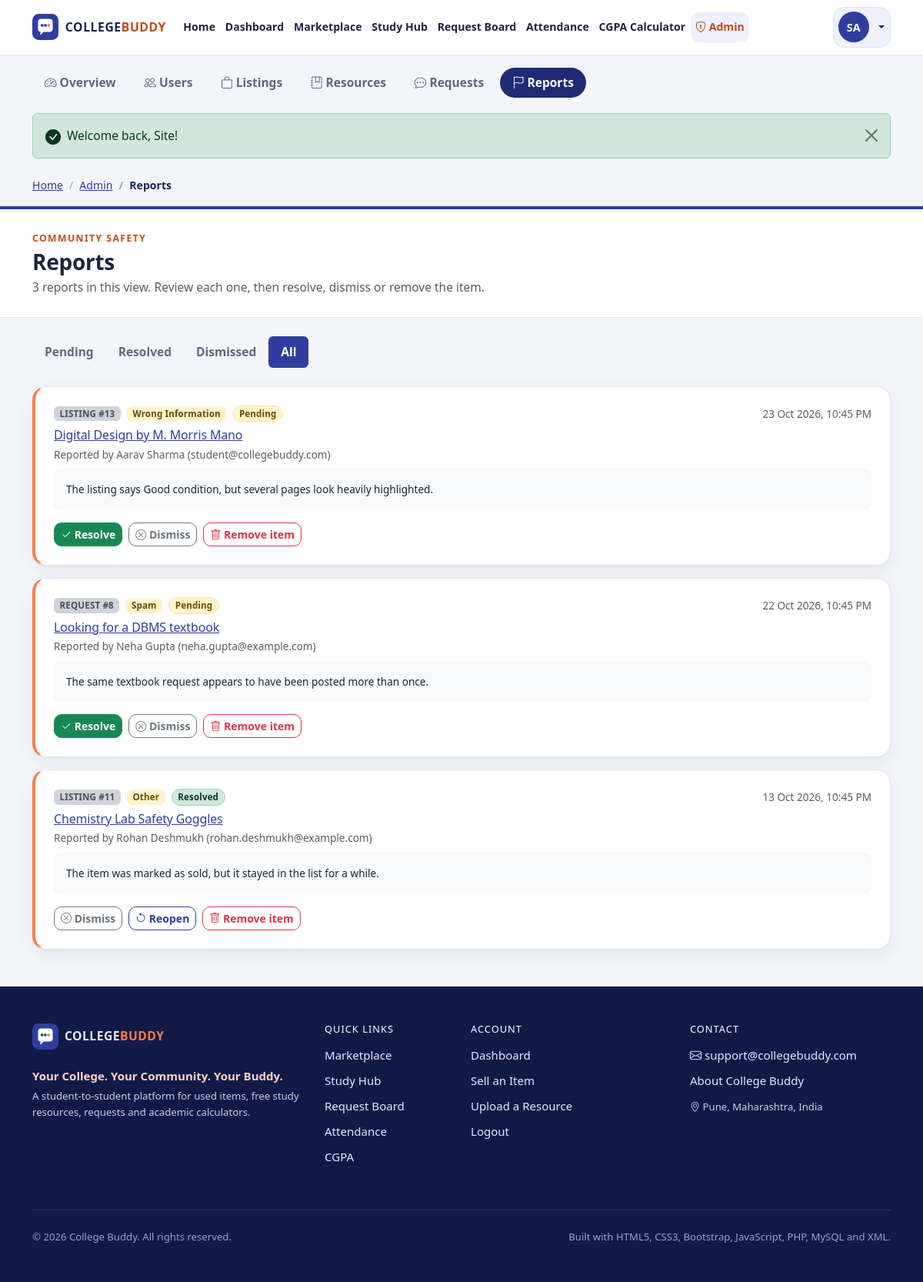
The app's page /admin/reports.php?status=All (signed in) with its own data.
### tables this page shows
CREATE TABLE users (
    id          INT UNSIGNED NOT NULL AUTO_INCREMENT,           
    full_name   VARCHAR(100) NOT NULL,
    email       VARCHAR(150) NOT NULL,                          
    password    VARCHAR(255) NOT NULL,                          
    branch      VARCHAR(50)  NOT NULL,                          
    year        TINYINT UNSIGNED NOT NULL,                      
    semester    TINYINT UNSIGNED NOT NULL,                      
    role        ENUM('student', 'admin') NOT NULL DEFAULT 'student',
    created_at  TIMESTAMP NOT NULL DEFAULT CURRENT_TIMESTAMP,
    PRIMARY KEY (id),
    UNIQUE KEY uq_users_email (email),
    KEY idx_users_role (role)
);

CREATE TABLE reports (
    id           INT UNSIGNED NOT NULL AUTO_INCREMENT,
    user_id      INT UNSIGNED NOT NULL,                         
    item_type    ENUM('listing', 'resource', 'request') NOT NULL,
    item_id      INT UNSIGNED NOT NULL,                         
    reason       VARCHAR(60) NOT NULL,
    description  VARCHAR(500) NULL,
    status       ENUM('Pending', 'Resolved', 'Dismissed') NOT NULL DEFAULT 'Pending',
    created_at   TIMESTAMP NOT NULL DEFAULT CURRENT_TIMESTAMP,
    PRIMARY KEY (id),
    KEY idx_reports_item (item_type, item_id),
    KEY idx_reports_status (status),
    CONSTRAINT fk_reports_user FOREIGN KEY (user_id) REFERENCES users (id) ON DELETE CASCADE
);

### admin/reports.php (the view, shortened to what the rows shown need)
<?php
require_once __DIR__ . '/../includes/auth.php';
require_admin();
$status = read_text('status', 'Pending');
$page = max(1, (int) ($_GET['page'] ?? 1));
$perPage = 20;
$where = $status !== 'All' ? 'WHERE rp.status = ?' : '';
$tp = $status !== 'All' ? 's' : '';
$params = $status !== 'All' ? [$status] : [];
$total = db_count("SELECT COUNT(*) AS total FROM reports rp $where", $tp, $params);
$pages = max(1, (int) ceil($total / $perPage));
$page = min($page, $pages);
$rows = db_select(
    "SELECT rp.*, u.full_name AS reporter_name, u.email AS reporter_email,
            CASE rp.item_type
                WHEN 'listing' THEN l.title
                WHEN 'resource' THEN res.title
                WHEN 'request' THEN rq.title
            END AS item_title
     FROM reports rp
     JOIN users u ON u.id = rp.user_id
     LEFT JOIN listings l ON rp.item_type = 'listing' AND l.id = rp.item_id
     LEFT JOIN resources res ON rp.item_type = 'resource' AND res.id = rp.item_id
     LEFT JOIN requests rq ON rp.item_type = 'request' AND rq.id = rp.item_id
     $where
     ORDER BY rp.created_at DESC, rp.id DESC
     LIMIT ? OFFSET ?",
    $tp . 'ii',
    array_merge($params, [$perPage, ($page - 1) * $perPage])
);
$itemLinks = ['listing' => 'product.php?id=', 'resource' => 'resource.php?id=', 'request' => 'request.php?id='];
require __DIR__ . '/../includes/header.php';
render_page_head('Community safety', 'Reports', plural($total, 'report') . ' in this view. Review each one, then resolve, dismiss or remove the item.');
?>
<section class="container py-4 pb-5">
    <?php if (!$rows): ?>
        <?php render_empty('bi-shield-check', 'No ' . ($status === 'All' ? '' : strtolower($status) . ' ') . 'reports.', 'When students report something, it appears here for review.'); ?>
    <?php else: ?>
        <div class="d-grid gap-3">
            <?php foreach ($rows as $r):
                $itemGone = $r['item_title'] === null;
                ?>
                <article class="card cb-card cb-report">
                    <div class="card-body p-4">
                        <div class="d-flex flex-wrap justify-content-between align-items-start gap-2 mb-2">
                            <div class="d-flex flex-wrap gap-2 align-items-center">
                                <span class="badge bg-dark-subtle text-dark-emphasis text-uppercase"><?= e($r['item_type']) ?> #<?= (int) $r['item_id'] ?></span>
                                <span class="badge bg-warning-subtle text-warning-emphasis"><?= e($r['reason']) ?></span>
                                <?= status_badge($r['status']) ?>
                            </div>
                            <span class="small text-muted"><?= e(format_date($r['created_at'], 'd M Y, h:i A')) ?></span>
                        </div>
                        <h2 class="h6 mb-1">
                            <?php if ($itemGone): ?>
                                <span class="text-muted">This item has already been removed.</span>
                            <?php else: ?>
                                <a href="<?= href($itemLinks[$r['item_type']] . (int) $r['item_id']) ?>"><?= e($r['item_title']) ?></a>
                            <?php endif; ?>
                        </h2>
                        <p class="small text-muted mb-2">Reported by <?= e($r['reporter_name']) ?> (<?= e($r['reporter_email']) ?>)</p>
                        <?php if (!empty($r['description'])): ?>
                            <p class="mb-3 cb-pre bg-light rounded-3 p-3 small"><?= e($r['description']) ?></p>
                        <?php endif; ?>
                        <div class="cb-row-actions d-flex flex-wrap gap-2">
                            <?php if ($r['status'] !== 'Resolved'): ?>
                                <form method="post" action="<?= href('admin/reports.php') ?>">
                                    <button class="btn btn-sm btn-success" type="submit"><i class="bi bi-check2"></i> Resolve</button>
                                </form>
                            <?php endif; ?>
                            <?php if ($r['status'] !== 'Dismissed'): ?>
                                <form method="post" action="<?= href('admin/reports.php') ?>">
                                    <button class="btn btn-sm btn-outline-secondary" type="submit"><i class="bi bi-x-circle"></i> Dismiss</button>
                                </form>
                            <?php endif; ?>
                            <?php if ($r['status'] !== 'Pending'): ?>
                                <form method="post" action="<?= href('admin/reports.php') ?>">
                                    <button class="btn btn-sm btn-outline-primary" type="submit"><i class="bi bi-arrow-counterclockwise"></i> Reopen</button>
                                </form>
                            <?php endif; ?>
                            <?php if (!$itemGone): ?>
                                <form method="post" action="<?= href('admin/reports.php') ?>" data-confirm="Remove the reported item permanently? Its pending reports will be marked resolved.">
                                    <button class="btn btn-sm btn-outline-danger" type="submit"><i class="bi bi-trash"></i> Remove item</button>
                                </form>
                            <?php endif; ?>
                        </div>
                    </div>
                </article>
            <?php endforeach; ?>
        </div>
    <?php endif; ?>
</section>
<?php require __DIR__ . '/../includes/footer.php'; ?>

### includes/header.php (shortened to what the rows shown need)
<?php
$me = current_user();
$unread = $me ? unread_message_count((int) $me['id']) : 0;
?>
<!doctype html>
<html lang="en">
<head>
    <link rel="stylesheet" href="<?= href('css/vendor/bootstrap.min.css') ?>">
    <link rel="stylesheet" href="<?= href('css/vendor/bootstrap-icons.min.css') ?>">
    <link rel="stylesheet" href="<?= href('css/style.css') ?>">
</head>
<body class="cb-body d-flex flex-column min-vh-100">
<header>
    <nav class="navbar navbar-expand-xl cb-navbar sticky-top" aria-label="Main navigation">
        <div class="container">
            <div class="collapse navbar-collapse" id="cbNavMenu">
                <div class="d-flex flex-column flex-xl-row align-items-stretch align-items-xl-center gap-2 cb-nav-actions">
                    <?php if ($me): ?>
                        <div class="dropdown">
                            <button class="btn cb-user-btn dropdown-toggle w-100 d-flex align-items-center gap-2" type="button"
                                    data-bs-toggle="dropdown" aria-expanded="false">
                                <span class="cb-avatar"><?= e(initials($me['full_name'])) ?></span>
                            </button>
                        </div>
                    <?php else: ?>
                        <a class="btn btn-outline-primary" href="<?= href('login.php') ?>"><i class="bi bi-box-arrow-in-right"></i> Login</a>
                        <a class="btn btn-primary" href="<?= href('register.php') ?>">Register</a>
                    <?php endif; ?>
                </div>
            </div>
        </div>
    </nav>
</header>
<main id="main-content" class="flex-grow-1">

### includes/functions.php (shortened to what the rows shown need)
<?php
function project_root(): string
{
    return dirname(__DIR__);
}
function base_url(): string
{
    static $base = null;
    if ($base !== null) {
        return $base;
    }
    $base = '';
    $docRoot = isset($_SERVER['DOCUMENT_ROOT']) ? realpath($_SERVER['DOCUMENT_ROOT']) : false;
    $project = realpath(project_root());
    if ($docRoot !== false && $project !== false) {
        $docRoot = rtrim(str_replace('\\', '/', $docRoot), '/');
        $project = str_replace('\\', '/', $project);
        if (stripos($project, $docRoot) === 0) {
            $base = rtrim(substr($project, strlen($docRoot)), '/');
        }
    }
    return $base;
}
function url(string $path = ''): string
{
    return base_url() . '/' . ltrim($path, '/');
}
function href(string $path = ''): string
{
    return e(url($path));
}
function e($value): string
{
    return htmlspecialchars((string) ($value ?? ''), ENT_QUOTES, 'UTF-8');
}
function read_text(string $key, string $default = '', string $from = 'get'): string
{
    $value = match ($from) {
        'post' => $_POST[$key] ?? null,
        'request' => $_POST[$key] ?? $_GET[$key] ?? null,
        default => $_GET[$key] ?? null,
    };
    return is_scalar($value) ? (string) $value : $default;
}
function format_date(string $datetime, string $format = 'd M Y'): string
{
    return date($format, strtotime($datetime));
}
function initials(string $name): string
{
    $parts = preg_split('/\s+/', trim($name), -1, PREG_SPLIT_NO_EMPTY) ?: [];
    $out = '';
    foreach (array_slice($parts, 0, 2) as $part) {
        $out .= mb_strtoupper(mb_substr($part, 0, 1));
    }
    return $out !== '' ? $out : 'CB';
}
function status_badge(string $status): string
{
    $colors = [
        'Available' => 'success', 'Open' => 'success', 'Resolved' => 'success',
        'Pending' => 'warning', 'Sold' => 'secondary', 'Closed' => 'secondary', 'Dismissed' => 'secondary',
    ];
    $c = $colors[$status] ?? 'secondary';
    return '<span class="badge rounded-pill bg-' . $c . '-subtle text-' . $c . '-emphasis border border-' . $c . '-subtle">' . e($status) . '</span>';
}
function render_page_head(string $eyebrow, string $title, string $subtitle = '', string $actions = ''): void
{
    echo '<section class="cb-page-head"><div class="container"><div class="d-flex flex-column flex-md-row justify-content-between align-items-md-center gap-3">'
        . '<div><p class="cb-eyebrow mb-1">' . e($eyebrow) . '</p><h1 class="h3 mb-1">' . e($title) . '</h1>'
        . ($subtitle !== '' ? '<p class="text-muted mb-0">' . e($subtitle) . '</p>' : '') . '</div>'
        . ($actions !== '' ? '<div class="d-flex flex-wrap gap-2">' . $actions . '</div>' : '')
        . '</div></div></section>';
}
function unread_message_count(int $userId): int
{
    return db_count('SELECT COUNT(*) AS c FROM messages WHERE receiver_id = ? AND is_read = 0', 'i', [$userId]);
}

### records on screen
users: full_name "SA"
reports: item_type "LISTING", item "13", reason "Wrong Information", status "Pending", created_at "23 Oct 2026, 10:45 PM", item_title "Digital Design by M. Morris Mano", user.full_name "Aarav Sharma", user.email "student@collegebuddy.com", description "The listing says Good condition, but several pages look heavily highlighted."
reports: item_type "REQUEST", item "8", reason "Spam", status "Pending", created_at "22 Oct 2026, 10:45 PM", item_title "Looking for a DBMS textbook", user.full_name "Neha Gupta", user.email "neha.gupta@example.com", description "The same textbook request appears to have been posted more than once."
reports: item_type "LISTING", item "11", reason "Other", status "Resolved", created_at "13 Oct 2026, 10:45 PM", item_title "Chemistry Lab Safety Goggles", user.full_name "Rohan Deshmukh", user.email "rohan.deshmukh@example.com", description "The item was marked as sold, but it stayed in the list for a while."

### other values on screen
$label "Home"
$label "Dashboard"
$label "Marketplace"
$label "Study Hub"
$label "Request Board"
$label "Attendance"
$label "CGPA Calculator"
$label "Overview"
$label "Users"
$label "Listings"
$label "Resources"
$label "Requests"
$label "Reports"
$flash['message'] "Welcome back, Site!"
$crumb[0] "Admin"
